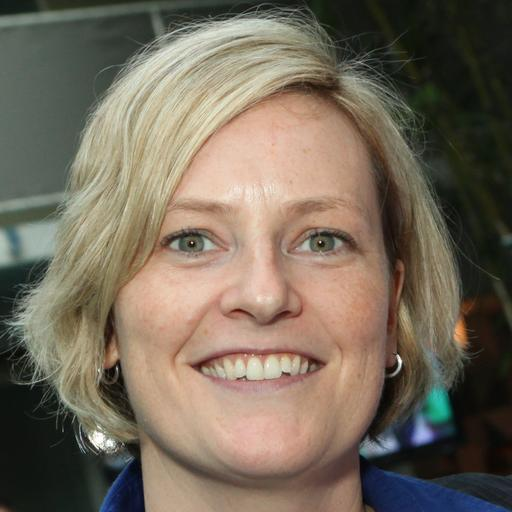
#> input picture dataset/real/00018.jpg, 512 x 512 px, found by its file name
$ jupyter execute --allow-errors train_dataset2_3_final_v2.ipynb
#> lines starting #> are read from the running program, lines starting #| are printed output that depends on the picture
[cell 1]
from preprocessing.patch_generator import smash_n_reconstruct
import preprocessing.filters as f
import tensorflow as tf
from tensorflow.keras.models import Model
from keras.callbacks import ModelCheckpoint, EarlyStopping
import os
from tensorflow.keras.layers import BatchNormalization, Conv2D, Layer, Input, AveragePooling2D, GlobalAveragePooling2D, Lambda, subtract, Flatten, Dense, Concatenate, Add
from tensorflow.keras.metrics import AUC, Precision, Recall
import matplotlib.pyplot as plt

#> (a cell that did not finish here is left out)

[cell 3]
@tf.function
def hard_tanh(x):
    return tf.maximum(tf.minimum(x, 1), -1)

# Define the feature extraction layer with residual block
class featureExtractionLayer(tf.keras.layers.Layer):
    # [27 lines left out: functions __init__, call, not called in this run]

[cell 4]
import os
import numpy as np
import matplotlib.pyplot as plt
import tensorflow as tf
import cv2
from tensorflow.keras.models import load_model
from preprocessing.patch_generator import smash_n_reconstruct
import preprocessing.filters as f
import tempfile

# Load the saved model
#> (the rest of this cell did not finish here and is left out)

[cell 5]
import os
import numpy as np
import matplotlib.pyplot as plt
import tensorflow as tf
import cv2
from tensorflow.keras.models import load_model
from preprocessing.patch_generator import smash_n_reconstruct
import preprocessing.filters as f
import tempfile

# Load the saved model
#> (the rest of this cell did not finish here and is left out)

[cell 6]
import cv2
import matplotlib.pyplot as plt

def detect_and_crop_face(image_path):
    # Load the Haar cascade file for face detection
    face_cascade = cv2.CascadeClassifier(cv2.data.haarcascades + 'haarcascade_frontalface_default.xml')

    # Read the image
    img = cv2.imread(image_path)
#> img is the input picture: shape (512, 512, 3); mean B, G, R 90.9, 106.2, 117.3
    # Convert to grayscale (Haar cascade requires grayscale images)
    gray = cv2.cvtColor(img, cv2.COLOR_BGR2GRAY)
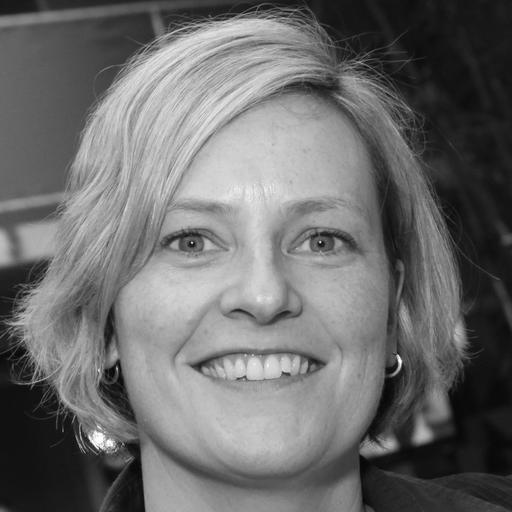
#> gray: shape (512, 512); min 3, max 255, mean 107.7

    # Detect faces in the image
    faces = face_cascade.detectMultiScale(gray, scaleFactor=1.1, minNeighbors=5, minSize=(30, 30), flags=cv2.CASCADE_SCALE_IMAGE)
#> faces = [[90, 106, 339, 339]]

    # Check if any faces are detected
    if len(faces) == 0:
        print("No faces found in the image.")
        return None

    # For simplicity, consider only the first detected face
    (x, y, w, h) = faces[0]
#> x = 90; y = 106; w = 339; h = 339
    # Crop the face region from the image
    face_img = img[y:y+h, x:x+w]
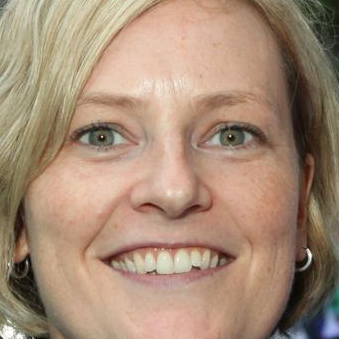
#> face_img: shape (339, 339, 3); mean B, G, R 118.1, 139.7, 166

    # Convert color back to RGB (matplotlib expects RGB images)
    face_img_rgb = cv2.cvtColor(face_img, cv2.COLOR_BGR2RGB)

    # Plot the original and cropped images
    plt.figure(figsize=(10, 5))
    plt.subplot(1, 2, 1)
    plt.imshow(cv2.cvtColor(img, cv2.COLOR_BGR2RGB))
    plt.title('Original Image')
    plt.axis('off')

    plt.subplot(1, 2, 2)
    plt.imshow(face_img_rgb)
    plt.title('Cropped Face')
    plt.axis('off')

    plt.show()
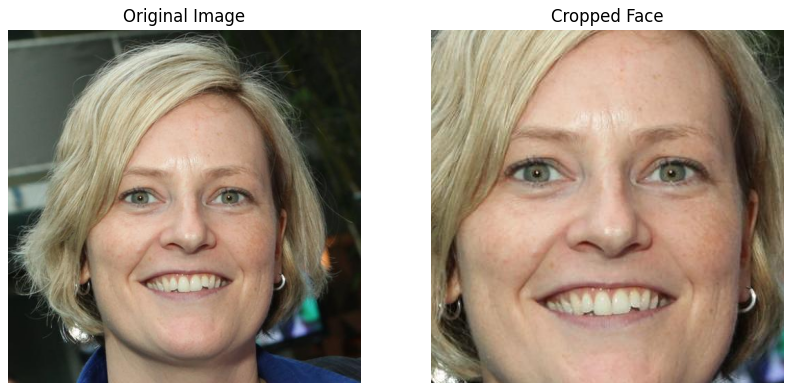
#> figure drawn by matplotlib, 2 panels

    # Return the cropped face image
    return face_img_rgb

# Specify the path to your image
image_path = 'C:/Users/kmhas/OneDrive/Desktop/dataset_pfe/dataset3/dataset/dataset3/test/real/00018.jpg'
cropped_face = detect_and_crop_face(image_path)

[cell 7]
import os
import numpy as np
import matplotlib.pyplot as plt
import tensorflow as tf
from tensorflow.keras.models import load_model
from preprocessing.patch_generator import smash_n_reconstruct
import preprocessing.filters as f

# Load the saved model
#> (the rest of this cell did not finish here and is left out)

[cell 8]
from tensorflow.keras.layers import Conv2D, BatchNormalization, Add, Input, Dense, GlobalAveragePooling2D, AveragePooling2D, Activation
from tensorflow.keras.models import Model

# Define input layers
#> (the rest of this cell did not finish here and is left out)

[cell 9]
# Paths for training datasets
path_ai_train = '../dataset3/train/fake'
path_real_train = '../dataset3/train/real'

# Load training images and labels
ai_imgs_train = [os.path.join(path_ai_train, img) for img in os.listdir(path_ai_train)]
ai_label_train = [1 for _ in range(len(ai_imgs_train))]
real_imgs_train = [os.path.join(path_real_train, img) for img in os.listdir(path_real_train)]
real_label_train = [0 for _ in range(len(real_imgs_train))]

# Training data
X_train = ai_imgs_train + real_imgs_train
y_train = ai_label_train + real_label_train

# Paths for validation datasets
path_ai_validate = '../dataset3/validate/fake'
path_real_validate = '../dataset3/validate/real'

# Load validation images and labels
ai_imgs_validate = [os.path.join(path_ai_validate, img) for img in os.listdir(path_ai_validate)]
ai_label_validate = [1 for _ in range(len(ai_imgs_validate))]
real_imgs_validate = [os.path.join(path_real_validate, img) for img in os.listdir(path_real_validate)]
real_label_validate = [0 for _ in range(len(real_imgs_validate))]

# Validation data
X_validate = ai_imgs_validate + real_imgs_validate
y_validate = ai_label_validate + real_label_validate

[cell 10]
# [5 lines left out: function preprocess, not called in this run]

[cell 11]
# [5 lines left out: function dict_map, not called in this run]

## Making data pipeline

[cell 12]
batch_size = 24

#> (the rest of this cell did not finish here and is left out)

[cell 13]
checkpoint_path = "./checkpoints2/model_checkpoint.keras"
#> (the rest of this cell did not finish here and is left out)

## Training the model

[cell 14]
tf.keras.mixed_precision.set_global_policy('mixed_float16')
#> (this line was passed over: tensorflow is not available in this run)

$ run again, with dataset/real/00000.jpg copied over dataset/real/00018.jpg
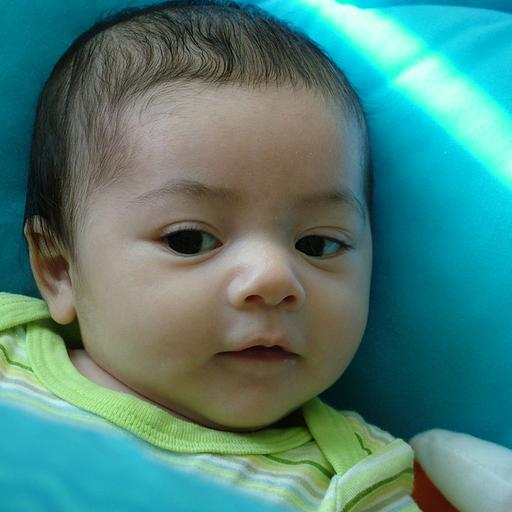
#> input picture dataset/real/00000.jpg, 512 x 512 px, found by its file name
#> in detect_and_crop_face, img is the input picture: shape (512, 512, 3); mean B, G, R 121.7, 129.4, 78.2
#> in detect_and_crop_face, `gray = cv2.cvtColor(img, cv2.COLOR_BGR2GRAY)`:
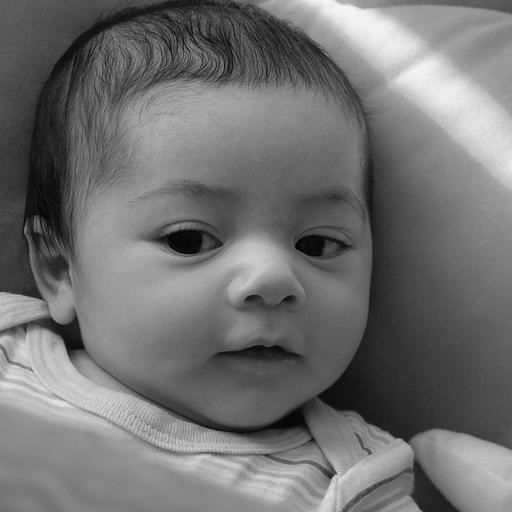
#> gray: shape (512, 512); min 0, max 249, mean 113.2
#> faces = [[80, 96, 345, 345]]
#> x = 80; y = 96; w = 345
#> in detect_and_crop_face, `plt.show()`:
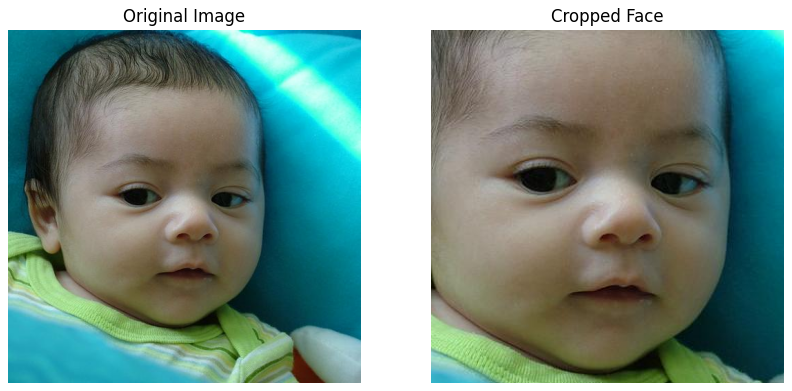
#> figure drawn by matplotlib, 2 panels

$ run again, with dataset/real/00008.jpg copied over dataset/real/00018.jpg
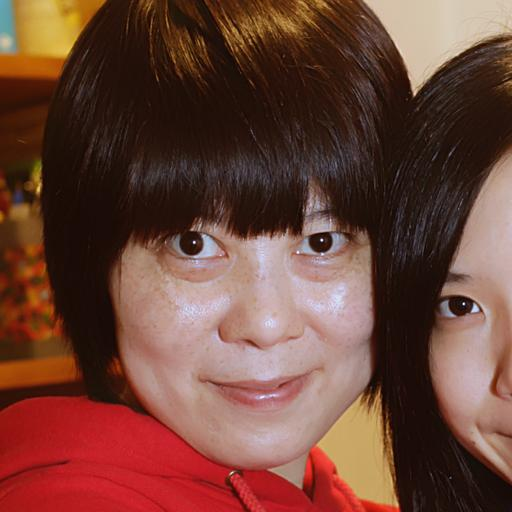
#> input picture dataset/real/00008.jpg, 512 x 512 px, found by its file name
#> in detect_and_crop_face, img is the input picture: shape (512, 512, 3); mean B, G, R 56, 68, 109.7
#> in detect_and_crop_face, `gray = cv2.cvtColor(img, cv2.COLOR_BGR2GRAY)`:
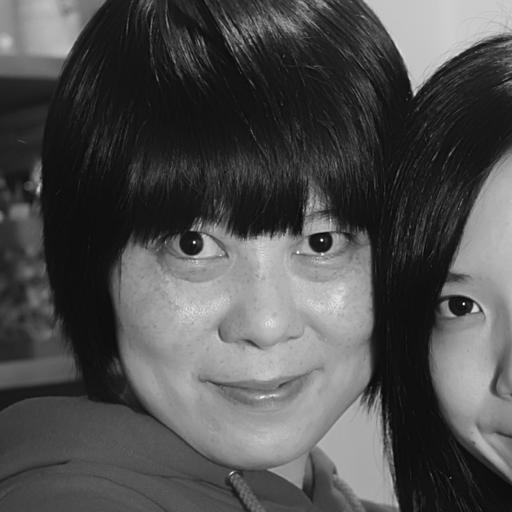
#> gray: shape (512, 512); min 2, max 254, mean 79.1
#> faces = [[86, 141, 325, 325]]
#> x = 86; y = 141; w = 325
#> in detect_and_crop_face, `plt.show()`:
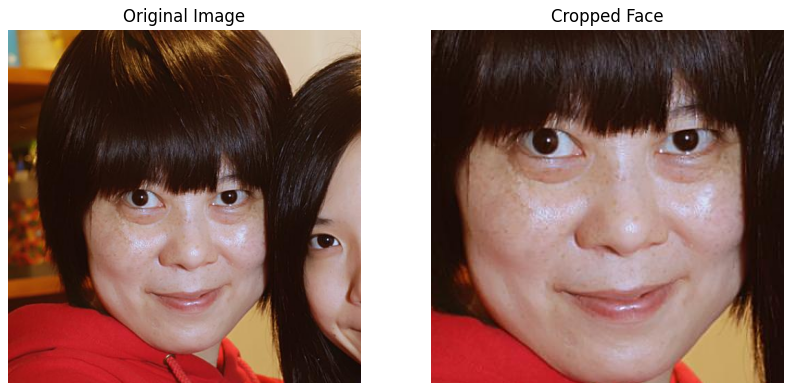
#> figure drawn by matplotlib, 2 panels

$ run again, with dataset/real/00012.jpg copied over dataset/real/00018.jpg
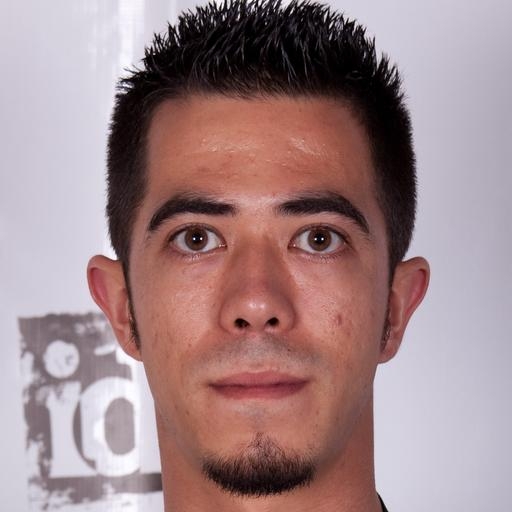
#> input picture dataset/real/00012.jpg, 512 x 512 px, found by its file name
#> in detect_and_crop_face, img is the input picture: shape (512, 512, 3); mean B, G, R 136.7, 133.8, 160.3
#> in detect_and_crop_face, `gray = cv2.cvtColor(img, cv2.COLOR_BGR2GRAY)`:
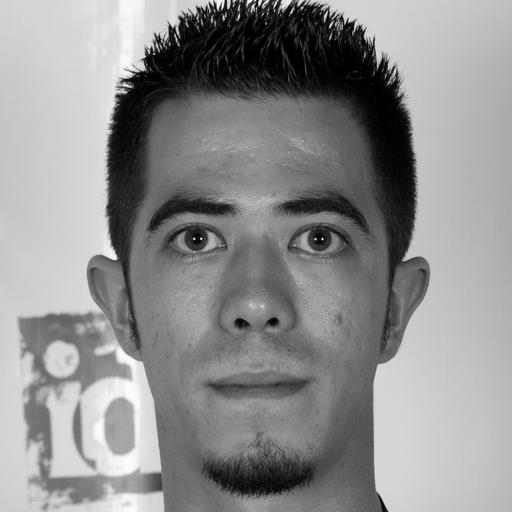
#> gray: shape (512, 512); min 0, max 254, mean 142
#> faces = [[88, 102, 341, 341]]
#> x = 88; y = 102; w = 341
#> in detect_and_crop_face, `plt.show()`:
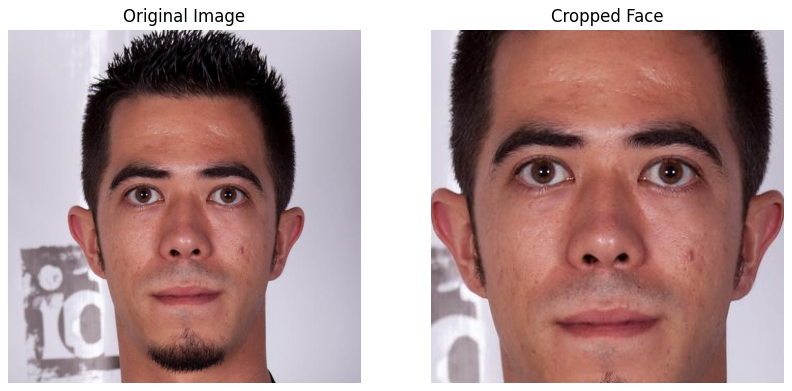
#> figure drawn by matplotlib, 2 panels
